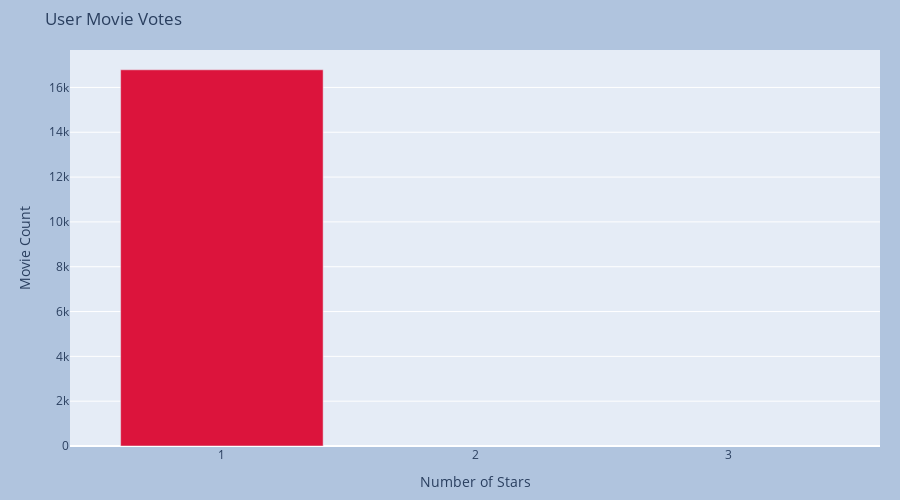

The notebook cell saved with this chart:
### Code cell
fig = GO.Figure()

fig.add_trace(
    GO.Bar(x=vote_classes, y=group_logreg.values, marker_color=color_ls))
fig.update_layout(
    title="User Movie Votes",
    xaxis_title="Number of Stars",
    yaxis_title="Movie Count",
    width=900,
    height=500,
    margin=GO.layout.Margin(t=50, r=20, b=50, l=70, pad=0),
    paper_bgcolor="LightSteelBlue",
)
fig.update_xaxes(tickvals=vote_classes, range=[0.4, 3.6])

### Figure 1 — Plotly figure (JSON) as saved in the notebook; plotly's stock layout.template omitted (floating-point values rounded to 4 significant figures)
{"data": [{"marker": {"color": ["crimson", "seagreen", "gold"]}, "type": "bar", "x": [1, 2, 3], "y": [16787]}], "layout": {"height": 500, "margin": {"b": 50, "l": 70, "pad": 0, "r": 20, "t": 50}, "paper_bgcolor": "LightSteelBlue", "title": {"text": "User Movie Votes"}, "width": 900, "xaxis": {"range": [0.4, 3.6], "tickvals": [1, 2, 3], "title": {"text": "Number of Stars"}}, "yaxis": {"title": {"text": "Movie Count"}}}}
